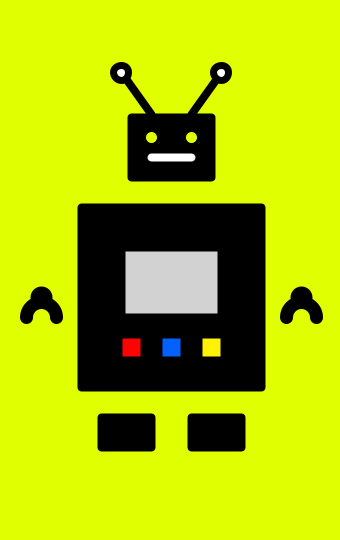
Frame 1 (no input)
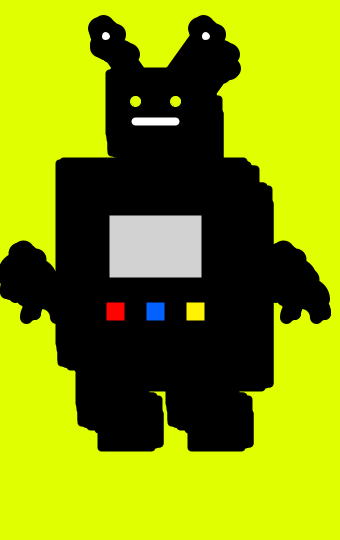
Frame 60 (the mouse pressed at the canvas centre just before this capture)
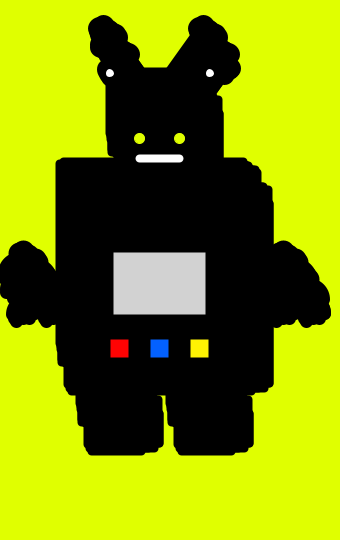
Frame 120 (the mouse held since frame 60 and released just before this capture)

The Processing sketch that drew these frames (run headless with seeded random() and noise(); from frame 60 on, the mouse is pressed at the canvas centre):

// Processing sketch: processing_56522
// ── processing_56522.pde

float x = 170; 
float y = 270; 
float bodyHeight = 180; 
float neckHeight = 30; 
float headHeight = 60; 
float angle = 0.0;

void setup() {
  size(340,540);
  smooth();
  background(#E0FF00);
}

void draw() {
  x += random(-5, 5);
  y += random(-5, 5);
  
  neckHeight = 80 + sin (angle) * 50;
  angle += 0.05;
  
  float ny = y - bodyHeight - neckHeight - headHeight;

//head
strokeJoin(ROUND);
fill(0);
strokeWeight(8);
rect(x-40,y-150,80,headHeight);

//neck

//antennas
fill(0);
stroke(0);
line(x-50,y-195,x-20,y-153);
line(x+50,y-195,x+20,y-153);
fill(255);
strokeWeight(7);
ellipse(x-50,y-195,15,15);
ellipse(x+50,y-195,15,15);

//eyes
stroke(#E0FF00);
strokeWeight(1);
fill(#E0FF00);
ellipse(x-20,y-130,10,10);
ellipse(x+20,y-130,10,10);

//mouth
stroke(255);
strokeWeight(8);
line(x-20,y-110,x+20,y-110);

//body
stroke(0);
fill(0);
rect(x-90,y-60,bodyHeight,180);

//chest
fill(210);
rect(x-50,y-20,100,70);

//buttons
strokeWeight(2);
strokeJoin(ROUND);
fill(#FF0303);
rect(x-50,y+70,20,20);
fill(#0361FF);
rect(x-10,y+70,20,20);
fill(#FFF303);
rect(x+30,y+70,20,20);

//hands
fill(0);
ellipse(x-130,y+30,20,20);
ellipse(x+130,y+30,20,20);
noFill();
strokeWeight(13);
arc(x-130,y+50,30,30,-3.14,0);
arc(x+130,y+50,30,30,-3.14,0);

//feet
strokeWeight(8);
fill(0);
rect(x-70,y+150,50,30);
rect(x+20,y+150,50,30);

}
